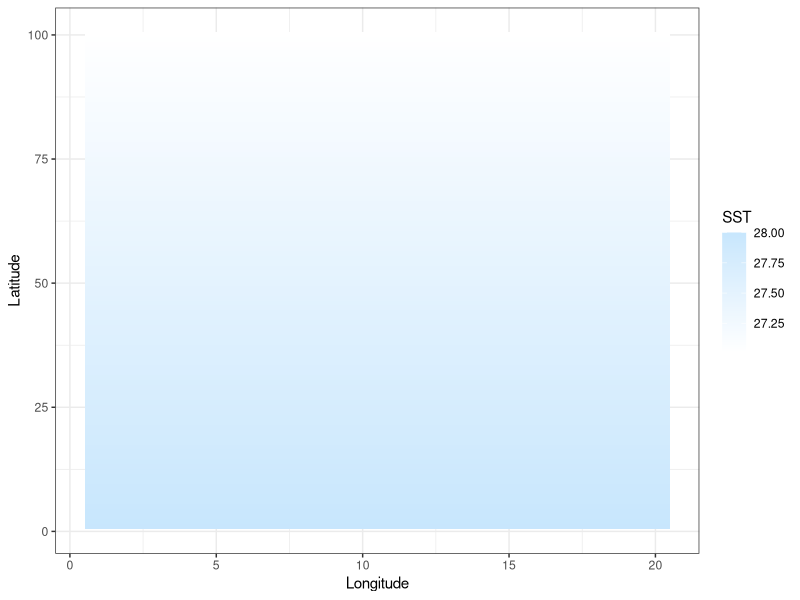
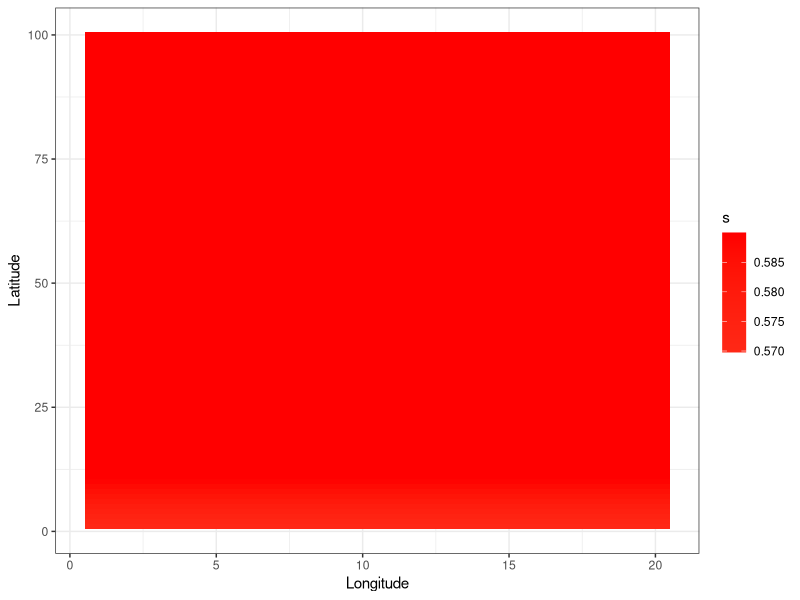
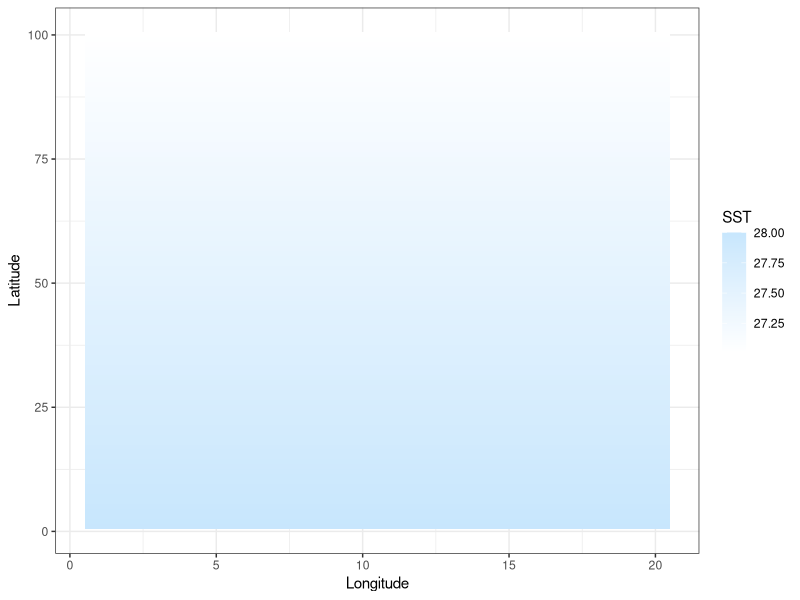
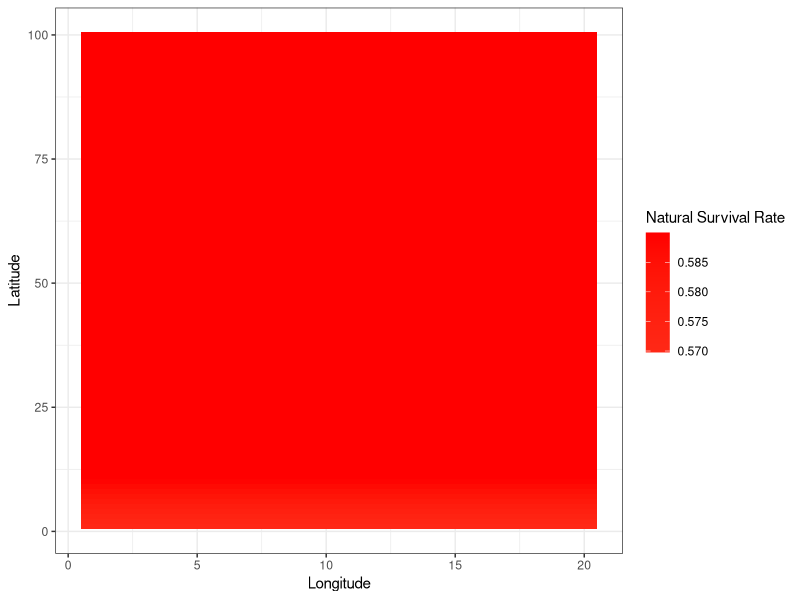
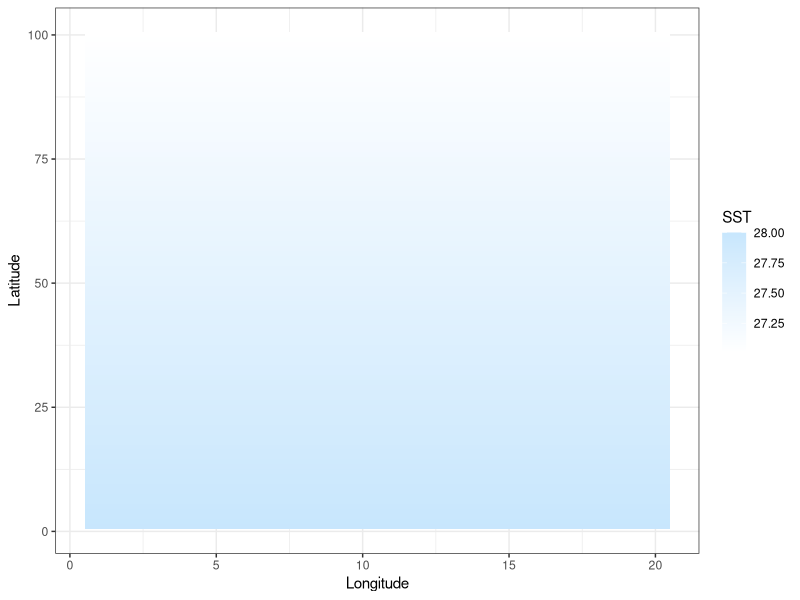
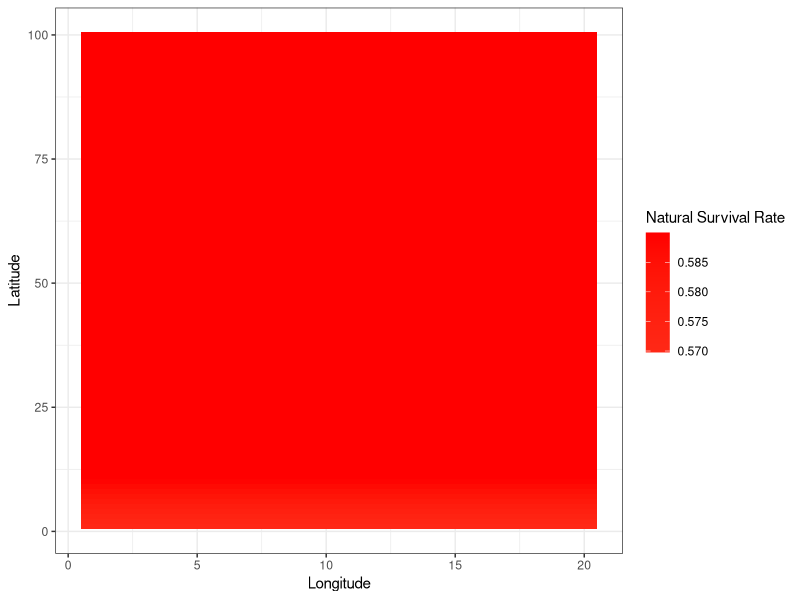

Recreate these plots in R, in order.
library(tidyverse)
library(here)

addTaskCallback(function(...) {set.seed(42);TRUE})
options(warn=-1)

years = 1
NS.patches = 100
EW.patches = 20
opt.temp = 25

calc_temp_mortality <- function(SST, opt.temp, temp.range, s) {
  nat.m = array(0, c(nrow(SST), ncol(SST)))
  m = 1 - exp((-(SST[,] - opt.temp)^2)/(temp.range^2)) # temperature based mortality function from Walsworth et al.
  m = 1 - m
  nat.m = ifelse(m > s, s, m)
  return(nat.m)
}

# 0.3678794 29
# 0.2096114 30
# 0.1053992 31
# 0.0467706 32
# 0.0183156 33


### UNCOMMENT FOR CONSTANT MEAN SHIFT SST
SST.patches.mean <- array(0, c(NS.patches, EW.patches, years))
start_SST = (opt.temp + 2) + NS.patches*0.01

for (i in 1:years) {
  SST = start_SST
  for (lat in 1:NS.patches) {
    SST.patches.mean[lat,,i] = SST
    SST = SST - 0.01
  }
  start_SST = start_SST + 0.018
}

### UNCOMMENT FOR ENSO VARIABLE MEAN SST
SST.patches.enso <- array(0, c(NS.patches, EW.patches, years))
start_SST = (opt.temp + 2) + NS.patches*0.01

t=seq(1,years,1)
enso.value = 0.5*sin(t) + 0.018

for (i in 1:years) {
  SST = start_SST
  for (lat in 1:NS.patches) {
    SST.patches.enso[lat,,i] = SST
    SST = SST - 0.01
  }
  start_SST = start_SST + enso.value[i]
}

### UNCOMMENT FOR SHOCK SST CHANGES
SST.patches.shock <- array(0, c(NS.patches, EW.patches, years))
start_SST = (opt.temp + 2) + NS.patches*0.01

for (i in 1:years) {
  heat_prob = runif(1, 0, 1)
  if ((i < 75 & heat_prob < 0.1) | (i >= 75 & heat_prob < 0.35)) {
    intensity <- runif(1, 1, ifelse(i < 75, 3, 5))
    SST = start_SST + intensity
  } else {
    SST = start_SST
  }
  for (lat in 1:NS.patches) {
    SST.patches.shock[lat,,i] = SST
    SST = SST - 0.01
  }
}

output_df_mean = data.frame() #create dataframe to hold results
output_df_enso = data.frame()
output_df_shock = data.frame()


# Mean --------------------------------------------------------------------

for(b in 1:years) {
  SSTdf_mean = SST.patches.mean[,,b] %>% 
    as.data.frame() 
  
  SSTdf_mean$lat = c(1:NS.patches)
  SSTdf_mean$year = paste0(b)
  
  output_df_mean = bind_rows(output_df_mean, SSTdf_mean)
}

SSTdf_mean = output_df_mean %>% 
  pivot_longer(V1:V20,
               names_to = "lon",
               values_to = "sst") %>% 
  mutate(lon = case_when(
    lon == "V1" ~ 1,
    lon == "V2" ~ 2,
    lon == "V3" ~ 3,
    lon == "V4" ~ 4,
    lon == "V5" ~ 5,
    lon == "V6" ~ 6,
    lon == "V7" ~ 7,
    lon == "V8" ~ 8,
    lon == "V9" ~ 9,
    lon == "V10" ~ 10,
    lon == "V11" ~ 11,
    lon == "V12" ~ 12,
    lon == "V13" ~ 13,
    lon == "V14" ~ 14,
    lon == "V15" ~ 15,
    lon == "V16" ~ 16,
    lon == "V17" ~ 17,
    lon == "V18" ~ 18,
    lon == "V19" ~ 19,
    lon == "V20" ~ 20
    )) %>% 
  mutate(year = as.numeric(year))

mt = ggplot(SSTdf_mean, aes(lon, lat, fill = sst)) +
  geom_tile() +
  labs(x = "Longitude", y = "Latitude", fill = "SST") +
  theme_bw() +
  scale_fill_gradient2(low = "white", high = "midnightblue", mid = "lightskyblue", midpoint = 29) +
  facet_wrap(~year) + 
  theme(
    strip.background = element_blank(),
    strip.text.x = element_blank())

SSTdf_mean = SSTdf_mean %>% 
  mutate(mortality = 1 - (1 - exp((-(sst - 25)^2)/(4^2)))) %>% 
  mutate(survival = ifelse(mortality > 0.59, 0.59, mortality))

mm = ggplot(SSTdf_mean, aes(lon, lat, fill = survival)) +
  geom_tile() +
  labs(x = "Longitude", y = "Latitude", fill = "s") +
  theme_bw() +
  scale_fill_gradient2(low = "black", high = "red", mid = "pink", midpoint = .3) +
  facet_wrap(~year) + 
  theme(
    strip.background = element_blank(),
    strip.text.x = element_blank())

# ENSO --------------------------------------------------------------------

for(b in 1:years) {
  SSTdf_enso = SST.patches.enso[,,b] %>% 
    as.data.frame() 
  
  SSTdf_enso$lat = c(1:NS.patches)
  SSTdf_enso$year = paste0(b)
  
  output_df_enso = bind_rows(output_df_enso, SSTdf_enso)
}

SSTdf_enso = output_df_enso %>% 
  pivot_longer(V1:V20,
               names_to = "lon",
               values_to = "sst") %>% 
  mutate(lon = case_when(
    lon == "V1" ~ 1,
    lon == "V2" ~ 2,
    lon == "V3" ~ 3,
    lon == "V4" ~ 4,
    lon == "V5" ~ 5,
    lon == "V6" ~ 6,
    lon == "V7" ~ 7,
    lon == "V8" ~ 8,
    lon == "V9" ~ 9,
    lon == "V10" ~ 10,
    lon == "V11" ~ 11,
    lon == "V12" ~ 12,
    lon == "V13" ~ 13,
    lon == "V14" ~ 14,
    lon == "V15" ~ 15,
    lon == "V16" ~ 16,
    lon == "V17" ~ 17,
    lon == "V18" ~ 18,
    lon == "V19" ~ 19,
    lon == "V20" ~ 20
  )) %>% 
  mutate(year = as.numeric(year))

et = ggplot(SSTdf_enso, aes(lon, lat, fill = sst)) +
  geom_tile() +
  labs(x = "Longitude", y = "Latitude", fill = "SST") +
  theme_bw() +
  scale_fill_gradient2(low = "white", high = "midnightblue", mid = "lightskyblue", midpoint = 29) +
  facet_wrap(~year) + 
  theme(
    strip.background = element_blank(),
    strip.text.x = element_blank())

SSTdf_enso = SSTdf_enso %>% 
  mutate(mortality = 1 - (1 - exp((-(sst - 25)^2)/(4^2)))) %>% 
  mutate(survival = ifelse(mortality > 0.59, 0.59, mortality))

em = ggplot(SSTdf_enso, aes(lon, lat, fill = survival)) +
  geom_tile() +
  labs(x = "Longitude", y = "Latitude", fill = "Natural Survival Rate") +
  theme_bw() +
  scale_fill_gradient2(low = "black", high = "red", mid = "pink", midpoint = .3) +
  facet_wrap(~year) + 
  theme(
    strip.background = element_blank(),
    strip.text.x = element_blank())

# shock -------------------------------------------------------------------

for(b in 1:years) {
  SSTdf_shock = SST.patches.shock[,,b] %>% 
    as.data.frame() 
  
  SSTdf_shock$lat = c(1:NS.patches)
  SSTdf_shock$year = paste0(b)
  
  output_df_shock = bind_rows(output_df_shock, SSTdf_shock)
}

SSTdf_shock = output_df_shock %>% 
  pivot_longer(V1:V20,
               names_to = "lon",
               values_to = "sst") %>% 
  mutate(lon = case_when(
    lon == "V1" ~ 1,
    lon == "V2" ~ 2,
    lon == "V3" ~ 3,
    lon == "V4" ~ 4,
    lon == "V5" ~ 5,
    lon == "V6" ~ 6,
    lon == "V7" ~ 7,
    lon == "V8" ~ 8,
    lon == "V9" ~ 9,
    lon == "V10" ~ 10,
    lon == "V11" ~ 11,
    lon == "V12" ~ 12,
    lon == "V13" ~ 13,
    lon == "V14" ~ 14,
    lon == "V15" ~ 15,
    lon == "V16" ~ 16,
    lon == "V17" ~ 17,
    lon == "V18" ~ 18,
    lon == "V19" ~ 19,
    lon == "V20" ~ 20
  )) %>% 
  mutate(year = as.numeric(year))

st = ggplot(SSTdf_shock, aes(lon, lat, fill = sst)) +
  geom_tile() +
  labs(x = "Longitude", y = "Latitude", fill = "SST") +
  theme_bw() +
  scale_fill_gradient2(low = "white", high = "midnightblue", mid = "lightskyblue", midpoint = 29) +
  facet_wrap(~year) + 
  theme(
    strip.background = element_blank(),
    strip.text.x = element_blank())

SSTdf_shock = SSTdf_shock %>% 
  mutate(mortality = 1 - (1 - exp((-(sst - 25)^2)/(4^2)))) %>% 
  mutate(survival = ifelse(mortality > 0.59, 0.59, mortality))

sm = ggplot(SSTdf_shock, aes(lon, lat, fill = survival)) +
  geom_tile() +
  labs(x = "Longitude", y = "Latitude", fill = "Natural Survival Rate") +
  theme_bw() +
  scale_fill_gradient2(low = "black", high = "red", mid = "pink", midpoint = .3) +
  facet_wrap(~year) + 
  theme(
    strip.background = element_blank(),
    strip.text.x = element_blank())

ggsave(mt, file=paste0("mean_temp.pdf"), path = here("04_figs", "climate"), height = 10, width = 15)
ggsave(mm, file=paste0("mean_mortality.pdf"), path = here("04_figs", "climate"), height = 10, width = 15)
ggsave(et, file=paste0("enso_temp.pdf"), path = here("04_figs", "climate"), height = 10, width = 15)
ggsave(em, file=paste0("enso_mortality.pdf"), path = here("04_figs", "climate"), height = 10, width = 15)
ggsave(st, file=paste0("shock_temp.pdf"), path = here("04_figs", "climate"), height = 10, width = 15)
ggsave(sm, file=paste0("shock_mortality.pdf"), path = here("04_figs", "climate"), height = 10, width = 15)
